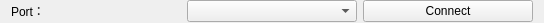
<?xml version="1.0" encoding="UTF-8"?>
<ui version="4.0">
 <class>ConnectionWidget</class>
 <widget class="QWidget" name="ConnectionWidget">
  <property name="geometry">
   <rect>
    <x>0</x>
    <y>0</y>
    <width>544</width>
    <height>23</height>
   </rect>
  </property>
  <property name="windowTitle">
   <string>Form</string>
  </property>
  <layout class="QGridLayout" name="gridLayout">
   <property name="topMargin">
    <number>0</number>
   </property>
   <property name="bottomMargin">
    <number>0</number>
   </property>
   <property name="horizontalSpacing">
    <number>6</number>
   </property>
   <property name="verticalSpacing">
    <number>0</number>
   </property>
   <item row="2" column="2">
    <widget class="QPushButton" name="connect_pb">
     <property name="text">
      <string>Connect</string>
     </property>
    </widget>
   </item>
   <item row="2" column="0">
    <widget class="QLabel" name="label">
     <property name="text">
      <string>Port：</string>
     </property>
    </widget>
   </item>
   <item row="2" column="1">
    <widget class="QComboBox" name="comPort"/>
   </item>
  </layout>
 </widget>
 <resources/>
 <connections/>
</ui>
